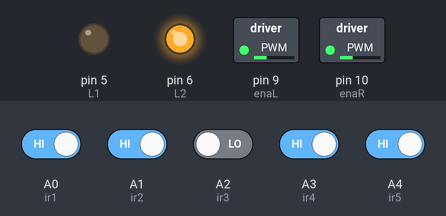
A sketch run on a simulated Arduino Uno, built with avr-gcc and run on an emulated ATmega328P. On the bench: switched loads named in the sketch (green lamp = pin HIGH), output pins drawn as LEDs (lit = HIGH). The inputs (shaded band) are chosen by the test bench; at power-on: A0 (ir1), A1 (ir2), A3 (ir4), A4 (ir5) HIGH, A2 (ir3) LOW. Pins used as bus, display or sensor lines are not drawn.

Above: at 1.2 s.
1.3 s: A1 (ir2) driven LOW
At 1.9 s:
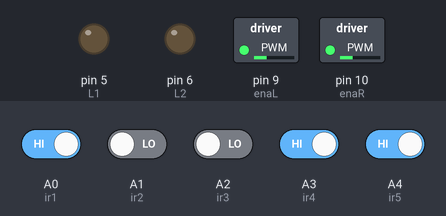
2.8 s: A0 (ir1) driven LOW
At 3.3 s:
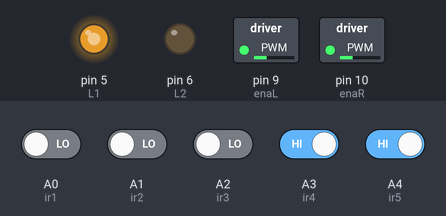
4.3 s: A0 (ir1) driven HIGH
At 5.2 s:
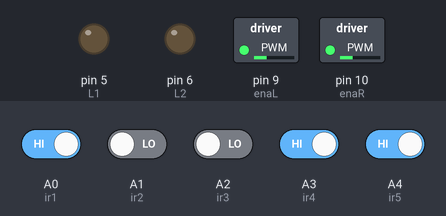
Timing chart, 0 to 7.3 s (numbered marks = the images above; inputs shaded):
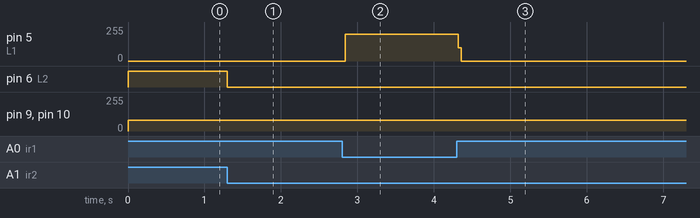

The sketch:

lfr_with_5arr_ir_sensor_complete.ino
```cpp
#define L1 5     //Left Motor MB2
#define L2 6     //Left Motor MB1
#define R1 7     //Right Motor MA1
#define R2 8     //Right Motor MA2
#define enaL 9   //Left Motor Enable Pin EB
#define enaR 10  //Right Motor Enable Pin EA

//**********5 Channel IR Sensor Connection**********//
#define ir1 A0
#define ir2 A1
#define ir3 A2
#define ir4 A3
#define ir5 A4
//*************************************************//

void setup() {
  pinMode(R1, OUTPUT);
  pinMode(R2, OUTPUT);
  pinMode(L2, OUTPUT);
  pinMode(L1, OUTPUT);
  pinMode(enaR, OUTPUT);
  pinMode(enaL, OUTPUT);
  pinMode(ir1, INPUT);
  pinMode(ir2, INPUT);
  pinMode(ir3, INPUT);
  pinMode(ir4, INPUT);
  pinMode(ir5, INPUT);
}
int s1, s2, s3, s4, s5;
void sensorRead() {
  s1 = digitalRead(ir1);  //Left Most Sensor
  s2 = digitalRead(ir2);  //Left Sensor
  s3 = digitalRead(ir3);  //Middle Sensor
  s4 = digitalRead(ir4);  //Right Sensor
  s5 = digitalRead(ir5);  //Right Most Sensor
}

void setSpeed(int speed) {
  analogWrite(enaR, speed);
  analogWrite(enaL, speed);
}

void goForward() {
  digitalWrite(R1, HIGH);
  digitalWrite(R2, LOW);
  digitalWrite(L1, LOW);
  digitalWrite(L2, HIGH);
}
void goLeft() {
  if (s2 == 0) {
    digitalWrite(R1, HIGH);
    digitalWrite(R2, LOW);
    digitalWrite(L1, LOW);
    digitalWrite(L2, LOW);
  }
  if (s1 == 0) {
    digitalWrite(R1, HIGH);
    digitalWrite(R2, LOW);
    digitalWrite(L1, HIGH);
    digitalWrite(L2, LOW);
  }
}
void goRight() {
  if (s4 == 0) {
    digitalWrite(R1, LOW);
    digitalWrite(R2, LOW);
    digitalWrite(L1, LOW);
    digitalWrite(L2, HIGH);
  } else if (s5 == 0) {
    digitalWrite(R1, LOW);
    digitalWrite(R2, HIGH);
    digitalWrite(L1, LOW);
    digitalWrite(L2, HIGH);
  }
}
void goStop() {
  digitalWrite(R1, LOW);
  digitalWrite(R2, LOW);
  digitalWrite(L1, LOW);
  digitalWrite(L2, LOW);
}

void loop() {
  sensorRead();
  setSpeed(80);
  //if only middle sensor detects black line
  if ((s1 == 1) && (s2 == 1) && (s3 == 0) && (s4 == 1) && (s5 == 1)) {
    goForward();
  }

  //if only left sensor detects black line
  if ((s1 == 1) && (s2 == 0) && (s3 == 1) && (s4 == 1) && (s5 == 1)) {
    goLeft();
  }

  //if only left most sensor detects black line
  if ((s1 == 0) && (s2 == 1) && (s3 == 1) && (s4 == 1) && (s5 == 1)) {
    goLeft();
  }

  //if only right sensor detects black line
  if ((s1 == 1) && (s2 == 1) && (s3 == 1) && (s4 == 0) && (s5 == 1)) {
    goRight();
  }

  //if only right most sensor detects black line
  if ((s1 == 1) && (s2 == 1) && (s3 == 1) && (s4 == 1) && (s5 == 0)) {
    goRight();
  }

  //if middle and right sensor detects black line
  if ((s1 == 1) && (s2 == 1) && (s3 == 0) && (s4 == 0) && (s5 == 1)) {
    goRight();
  }

  //if middle and left sensor detects black line
  if ((s1 == 1) && (s2 == 0) && (s3 == 0) && (s4 == 1) && (s5 == 1)) {
    goLeft();
  }

  //if middle, left and left most sensor detects black line
  if ((s1 == 0) && (s2 == 0) && (s3 == 0) && (s4 == 1) && (s5 == 1)) {
    goLeft();
  }

  //if middle, right and right most sensor detects black line
  if ((s1 == 1) && (s2 == 1) && (s3 == 0) && (s4 == 0) && (s5 == 0)) {
    goRight();
  }

  //if all sensors are on a black line
  if ((s1 == 0) && (s2 == 0) && (s3 == 0) && (s4 == 0) && (s5 == 0)) {
    //stop
    goStop();
  }
}
```

Measured:
- after the input at 1.3 s, pin 6 (L2): HIGH → LOW at once
- after the input at 2.8 s, pin 5 (L1): 0/255 → 201/255 at once
- after the input at 4.3 s, pin 5 (L1): 201/255 → 0/255 at once
